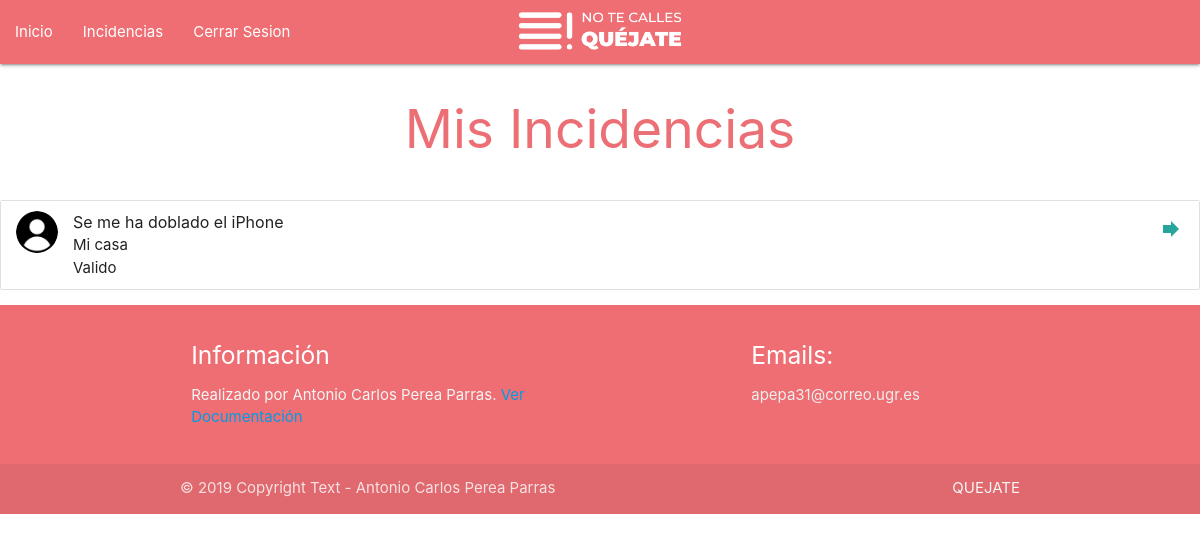
Screenshot of /incidencias.php?p=email (signed in) with the database file from the repository.
### tables this page shows
CREATE TABLE `Incidencias` (
  `incidencia_id` int(8) NOT NULL AUTO_INCREMENT,
  `titulo` varchar(64) NOT NULL,
  `lugar` varchar(64) NOT NULL,
  `descripcion` varchar(1024) NOT NULL,
  `palabrasClave` varchar(128) NOT NULL,
  `photo` blob,
  `fechaInclusion` datetime DEFAULT NULL,
  `email` varchar(32) NOT NULL,
  `estado` tinyint(1) NOT NULL DEFAULT '1',
  PRIMARY KEY (`incidencia_id`),
  KEY `incidencia_id` (`incidencia_id`),
  KEY `email` (`email`),
  CONSTRAINT `Incidencias_ibfk_1` FOREIGN KEY (`email`) REFERENCES `Usuarios` (`email`) ON DELETE CASCADE
);

### incidencias.php (the view, shortened to what this page needs)
<?php
require_once 'php/generics.php';
require_once 'php/footer.php';
require_once 'php/navbar.php';
require_once 'php/header.php';
function getIncidencias($email){
    $db = conectDB();
    if (!empty($email) ) {
        echo('<div class="row center">
        <h2>Mis Incidencias</h2>
        </div>');
        $res = $db->query("select * from Incidencias WHERE email='{$email}'");
    }else{
        echo('<div class="row center">
        <h2>Listado de Incidencias</h2>
        </div>');
        $res = $db->query("select * from Incidencias");
    }
    while ($row = $res->fetch_array(MYSQLI_NUM)) {
        $id_incidencia      = $row[0];
        $titulo_incidencia  = $row[1];
        $lugar_incidencia   = $row[2];
        $estado_incidencia  = ($row[8]==1)?'Valido':'Invalido';
        echo('
        <main>
        <ul class="collection">
            <li class="collection-item avatar">
                <img src="./images/UsuarioPorDefecto.png" alt="" class="circle">
                <span class="title">'.$titulo_incidencia.'</span>
                <p>'.$lugar_incidencia.'<br>'.$estado_incidencia
                .'</p>
                <a href="incidencia.php?p=mostrar&id='.$id_incidencia.'" class="secondary-content"><i class="material-icons">forward</i></a>
            </li>
        </ul>
    </main>
        ');
    }
}
if (isset($_GET['p'])) {
    switch ($_GET['p']) {
      case 'email':
        getIncidencias($_SESSION["usuario"]);
        break;
    }
}else{
    getIncidencias("");
}
?>

### css/principal.css (style rules this page uses)
h2 { color: #EC6F75; }

### rows the page displays
incidencias: titulo "Se me ha doblado el iPhone", lugar "Mi casa", estado "Valido"
